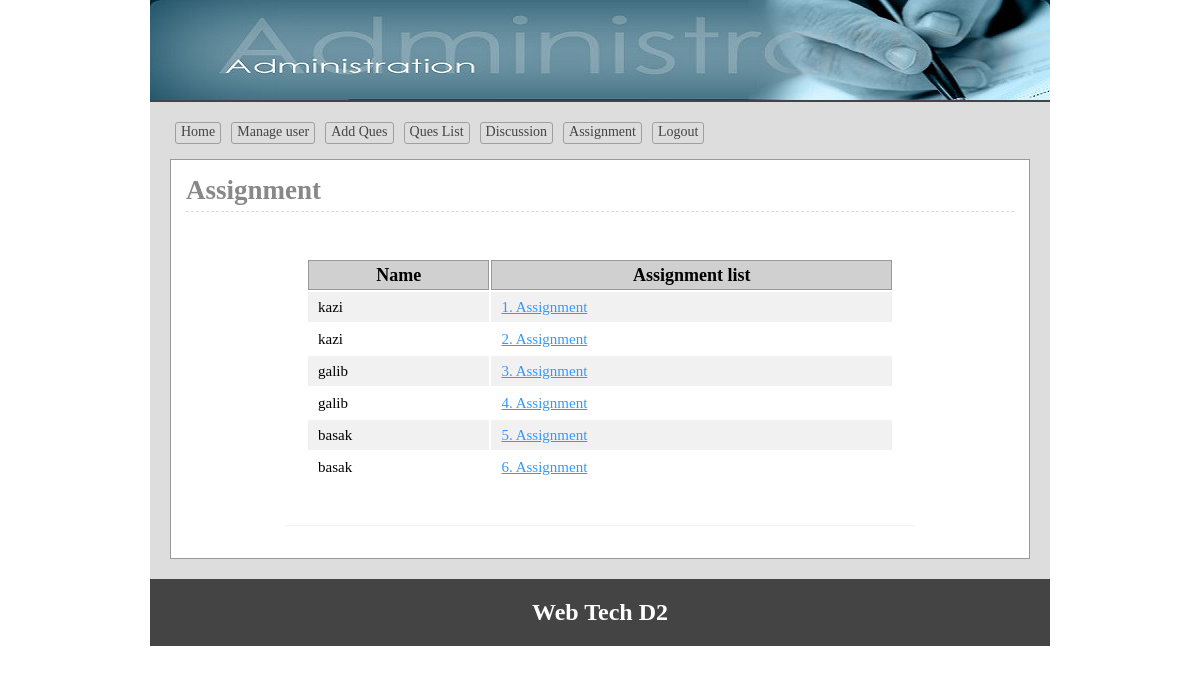
/admin/assignment.php (signed in), run on the app's committed database.
### tables this page shows
CREATE TABLE `assignment` (
  `a_id` int(11) NOT NULL,
  `username` varchar(50) NOT NULL,
  `file_name` varchar(255) NOT NULL
);

### lib/Database.php (called while the page is built, shortened)
<?php
Class Database{
	public $host   = DB_HOST;
	public $user   = DB_USER;
	public $pass   = DB_PASS;
	public $dbname = DB_NAME;
	public $link;
	private function connectDB(){
	$this->link = new mysqli($this->host, $this->user, $this->pass, $this->dbname);
 }
	public function select($query){
		$result = $this->link->query($query) or die($this->link->error.__LINE__);
		if($result->num_rows > 0){
			return $result;
		} else {
			return false;
		}
	}
}

### admin/assignment.php (the view, shortened to what this page needs)
<?php include 'inc/header.php'; ?>
<div class="main">
<h1>Assignment</h1>
	<div class="assignment">
		<table class="tblone">
			<tr>
				<th>Name</th>
				<th>Assignment list</th>
			</tr>
			<?php
					$query = "SELECT * FROM assignment";
					$desData = $db->select($query);
					if ($desData) {
						$i=0;
						while ($result = $desData->fetch_assoc()) {
							$i++;
				?>
			<tr>
				<td><?php echo $result['username'];?></td>
				<td><a href="<?php echo $result['file_name'];?>"><?php echo $i;?>. Assignment</a></td>
			</tr>
			<?php } }?>
		</table>
		</div>
 </div>
<?php include 'inc/footer.php'; ?>

### admin/css/admin.css (style rules this page uses)
* { margin:0;padding:0;outline:none }
body { font-family:verdana }
.tblone { width:100%;border:1px solid #fff;margin:20px 0 }
.tblone td { font-size: 15px; padding: 5px 10px; }
table.tblone th { background-color: #d0d0d0; border: 1px solid #999; }
table.tblone tr:nth-child(2n+1) { background:#fff;height:30px; }
table.tblone tr:nth-child(2n) { background:#f1f1f1;height:30px; }
.tblone td a { color:#3399FF; }
.main { background: #fff none repeat scroll 0 0; border: 1px solid #999; margin-top: 10px; min-height: 368px; padding: 15px; width: 828px; }
.main h1 { border-bottom: 1px dashed #ddd; color: #888; margin: 0 0 5px; padding-bottom: 5px; }

### admin/assignment.php (style rules this page uses)
.assignment { width: 590px; padding: 20px; margin: 0 auto; border-bottom: 1px solid #f4f4f4; }

### data on the page
assignment: username "kazi"
assignment: username "kazi"
assignment: username "galib"
assignment: username "galib"
assignment: username "basak"
assignment: username "basak"
